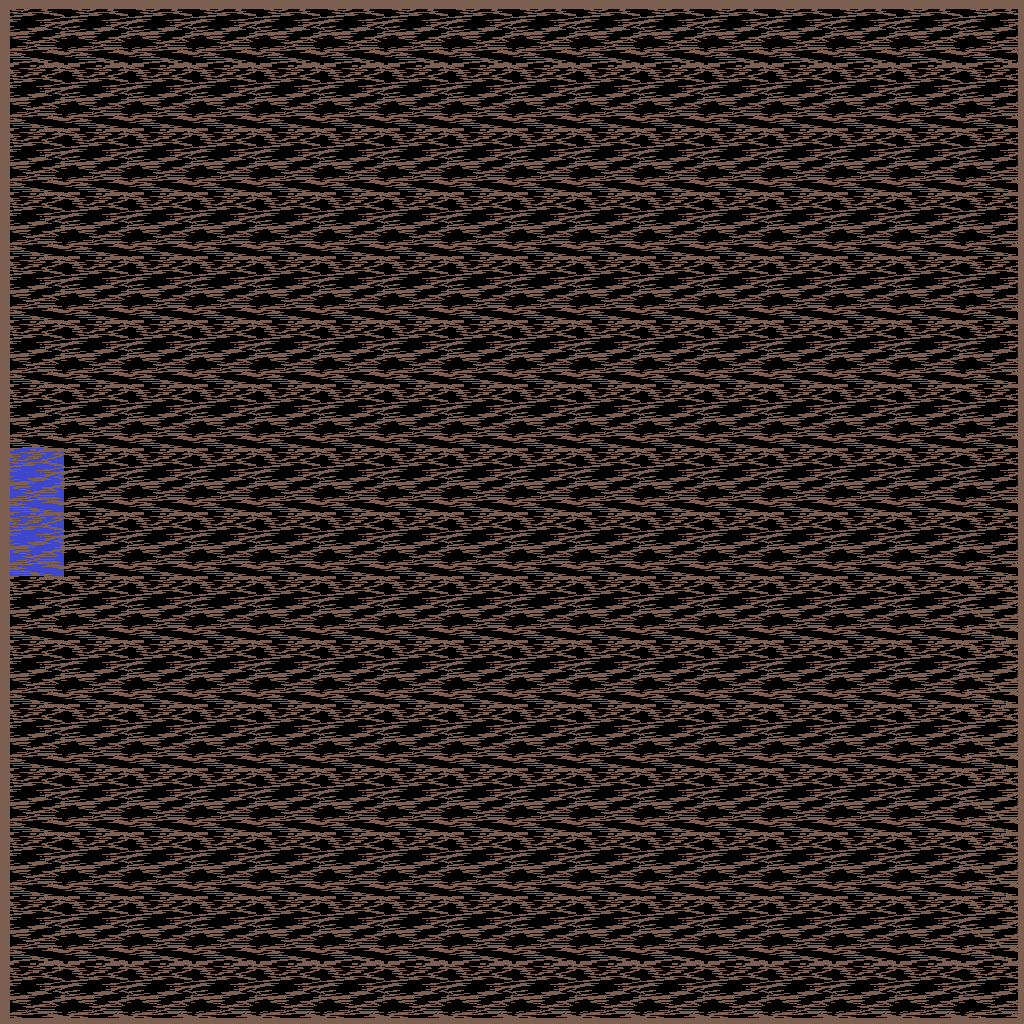

A level layout from a 2D game, rendered from its tile map. Below: a short description, then the map file with tile-grid data replaced by summaries:
An orthogonal 16x16 tile map with 64x64 px tiles, 2 tile layers (Ground, Walls), 2 tilesets and 17 objects (2x NORTH, 2x WEST, 2x SOUTH, 2x EAST).

<map version="1.0" orientation="orthogonal" renderorder="right-down" width="16" height="16" tilewidth="64" tileheight="64">
 <properties>
  <property name="ExitPoints" value="W" />
 </properties>
 <tileset firstgid="1" name="simpletiles" tilewidth="64" tileheight="64" spacing="1">
  <image source="simpletiles.png" width="130" height="130" />
 </tileset>
 <tileset firstgid="5" name="cavefloor" tilewidth="64" tileheight="64">
  <image source="cavefloor.png" width="196" height="196" />
 </tileset>
 <layer name="Ground" width="16" height="16">
  <data>[256 cells, 204 non-empty, 2 distinct tile ids]</data>
 </layer>
 <layer name="Walls" width="16" height="16">
  <data>[256 cells, 60 non-empty, 8 distinct tile ids]</data>
 </layer>
 <objectgroup name="collisionObjects">
  <object x="0" y="0" width="448" height="64" />
  <object x="995" y="345" height="1" />
  <object x="960" y="64" width="64" height="384" />
  <object x="0" y="64" width="64" height="384" />
  <object x="0" y="576" width="64" height="384" />
  <object x="960" y="576" width="64" height="384" />
  <object x="576" y="0" width="448" height="64" />
  <object x="0" y="960" width="448" height="64" />
  <object x="576" y="960" width="448" height="64" />
 </objectgroup>
 <objectgroup name="portalObjects">
  <object type="NORTH" x="448" y="0" width="128" height="64" />
  <object type="WEST" x="0" y="448" width="64" height="128" />
  <object type="SOUTH" x="448" y="960" width="128" height="64" />
  <object type="EAST" x="960" y="448" width="64" height="128" />
 </objectgroup>
 <objectgroup name="spawnPoints">
  <object type="WEST" x="130" y="514" />
  <object type="EAST" x="880" y="502" width="12" height="17" />
  <object type="SOUTH" x="514" y="935" />
  <object type="NORTH" x="509" y="131" />
 </objectgroup>
</map>
